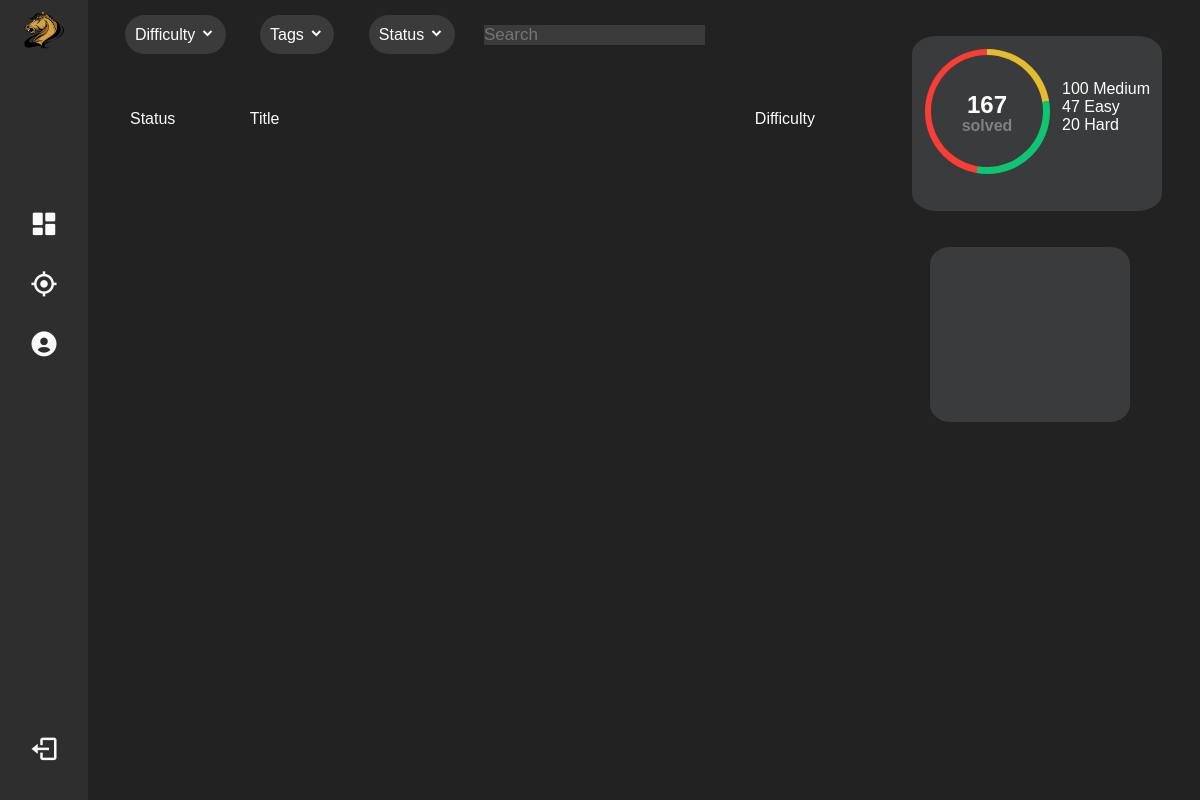
Before: / with the older database file.
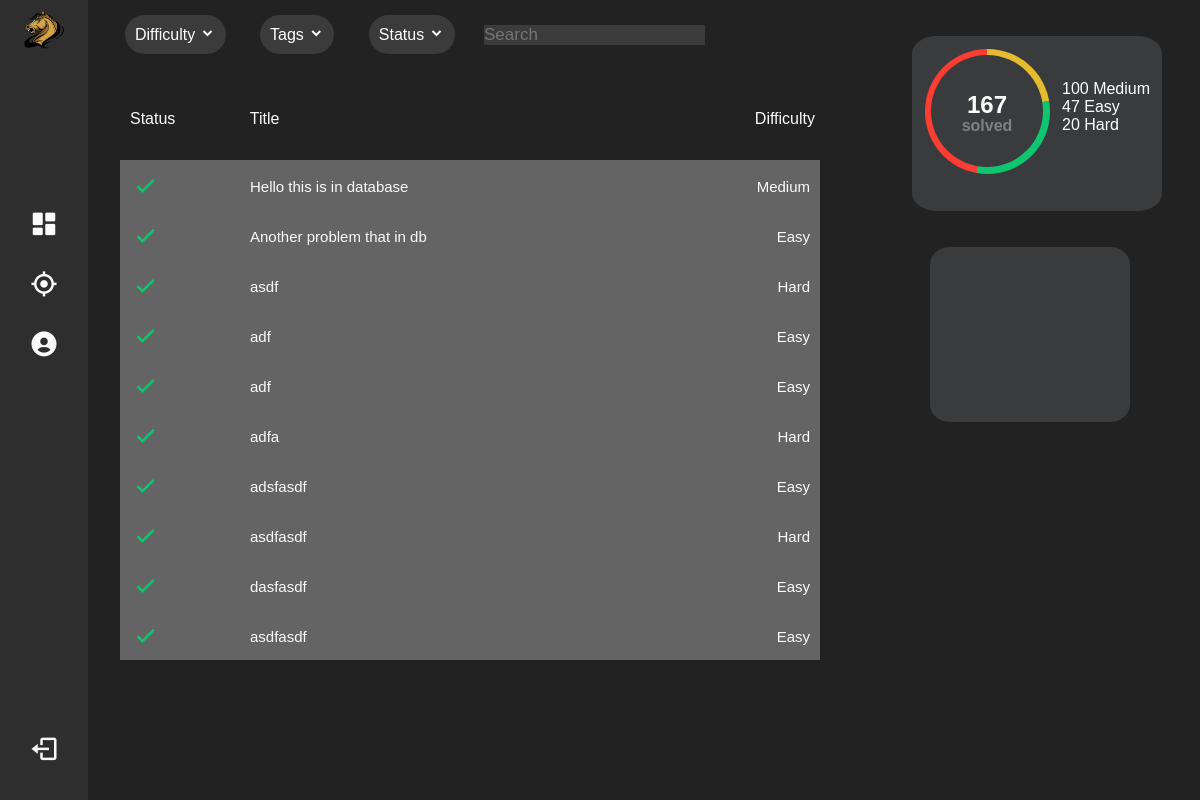
After: the same page with the newer database file.
### problem/models.py (models this page shows)
class Problem(models.Model):
    title = models.CharField(max_length=30)
    content = models.CharField(max_length=500)
    correct_answer = models.CharField(max_length=50)
    difficulty = models.CharField('difficulties', max_length=15, choices=difficulties)

### problem/views.py (the view)
# urls.py: path('', views.problems)
def problems(request):
    problems = Problem.objects.all()[:10]
    context = {'problems': problems}
    return render(request, "index.html", context)

### templates/index.html (shortened to what this page needs)
<!DOCTYPE html>
<html lang="en">
<head>
    {% load static %}
    <link rel="stylesheet" href="{% static '/style.css' %}">
    <link href='https://unpkg.com/boxicons@2.1.1/css/boxicons.min.css' rel='stylesheet'>
    <link rel="stylesheet" href="https://cdnjs.cloudflare.com/ajax/libs/font-awesome/4.7.0/css/font-awesome.min.css">
</head>
<body>
    <nav class="sidebar close">
        <header>
            <div class="image-text">
                <span class="image">
                    {% load static %}
                    <img src="{% static 'horse-logo.png' %}" alt="">
                </span>
            </div>
        </header>
        <div class="menu-bar">
            <div class="menu">
                <ul class="menu-links">
                    <li class="nav-link">
                        <a href="#">
                            <i class='bx bxs-dashboard icon' ></i>
                        </a>
                    </li>
                    <li class="nav-link">
                        <a href="#">
                            <i class='bx bx-target-lock icon'></i>
                        </a>
                    </li>
                    <li class="nav-link">
                        <a href="#">
                            <i class='bx bxs-user-circle icon' ></i>
                        </a>
                    </li>
                </ul>
            </div>
            <div class="bottom-content">
                <li class="">
                    <a href="#">
                        <i class='bx bx-log-out icon' ></i>
                    </a>
                </li>
            </div>
        </div>
    </nav>
    <div class="right-side">
        <div class="filter-bar">
                <div class="dropdown col">
                    <button class="dropbtn">Difficulty <i class='bx bxs-chevron-down' ></i></button>
                </div>
                <div class="dropdown col">
                    <button class="dropbtn">Tags <i class='bx bxs-chevron-down'></i></button>
                </div>
                <div class="dropdown col">
                    <button class="dropbtn">Status <i class='bx bxs-chevron-down'></i></button>
                </div>
                <div class="search-box col">
                    <input type="text" placeholder="Search">
                </div>
        </div>
        <div class="elements-containter" style="color: #fafafa;">
            <div class="elements" style="background-color: #222222">
                <span style="margin-right:10px;margin-left:10px">Status</span>
                <span style="margin-left: 60px;">Title</span>
                <span style="margin-right: 5px; float: right;">Difficulty</span>
            </div>
            {% for problem in problems %}
                <div class="elements" style="background-color: #646464">
                    <span class="problem-status-check"><i class='bx bx-check'></i></span>
                    <span class="problem-title"> {{problem.title}} </span>
                    <span class="problem-difficulty"> {{problem.difficulty}} </span>
                </div>
            {% endfor %}
        </div>
    </div>
    <div class="statistics">
        <div class="solved-statistics">
                <div class="donut"><div class="hole">
                    <div class="solved-number">
                        <span style="font-weight:bold"><span style="font-size:18.0pt; margin: 0%; padding: 0%;">167</span><br>
                            <span style="color:#808080; margin: 0%;">solved</span>
                        </span>
                    </div>
                </div></div>
                <div class="legend">
                    <p>100   Medium</p>
                    <p>47   Easy </p>
                    <p>20   Hard</p>
                </div>
        </div>
        <div class="today-statistics">
        </div>
    </div>
</body>
</html>

### static/style.css (style rules this page uses)
* { margin: 0; padding: 0; box-sizing: border-box; font-family: 'Poppins', sans-serif; }
:root { --body-color: #222222; --sidebar-color: #2e2e2e; --primary-color: #f9af02; --primary-color-light: #F6F5FF; --toggle-color: #fff; --text-color: #707070; --tran-03: all 0.2s ease; --tran-03: all 0.3s ease; --tran-04: all 0.3s ease; --tran-05: all 0.3s ease; }
body { min-height: 100vh; background-color: var(--body-color); transition: var(--tran-05); }
.solved-statistics { border-radius: 10%; margin-left: 20%; margin-top: 10%; background-color: #3a3b3c; width: 250px; height: 175px; }
.today-statistics { border-radius: 10%; margin-left: 25%; margin-top: 10%; background-color: #3a3b3c; width: 200px; height: 175px; }
.donut { width: 125px; height: 125px; border-radius: 50%; margin: 5%; background: conic-gradient( #e5bb2f 0deg 80deg, #0ec672 80deg 190deg, #fc3d33 190deg 360deg ); }
.hole { width: 112px; height: 112px; border-radius: 50%; background: #3a3b3c; z-index: 0; }
.solved-number { height : 100px; line-height: 20px; vertical-align : middle; text-align : center; }
.solved-number span { margin-top: 35%; display : inline-block; vertical-align : middle; }
.donut { display: flex; float: left; align-items: center; justify-content: center; }
.legend { float: left; margin-top: 17.5%; }
* { font-family: arial, sans-serif; box-sizing: border-box; }
.problem-status-check { font-size: 30px; margin-top: 10px; float: left; margin-left: 10px; color: #0ec672; }
.problem-title { font-size: 15px; margin-top: 17.5px; margin-left: 90px; float: left; }
.problem-difficulty { font-size: 15px; margin-right: 10px; float:right; margin-top: 17.5px; }
.sidebar { position: fixed; top: 0; left: 0; height: 100%; width: 250px; padding: 10px 14px; background: var(--sidebar-color); transition: var(--tran-05); z-index: 100; }
.sidebar.close { width: 88px; }
.dropbtn { background-color: #3b3b3b; color: white; padding: 10px; font-size: 16px; border: none; border-radius: 100px }
.dropdown { position: relative; display: inline-block; padding: 15px; }
.elements-containter { padding: 10px; }
.search-box { position: relative; display: inline-block; padding-left: 10px; }
.search-box input[type=text] { border: none; background-color: #3b3b3b; font-size: 17px; }
.filter-bar { background-color: #222222; width: 1000px; height: 100px; }
.elements { width: 100%; height: 50px; background-color: #FFF; }
.statistics { color: #FFF; width: 30%; align-items: center; float: right; height: 100%; background: #222222; overflow: hidden; }
.right-side { width: 60%; float: left; height: 100%; margin-left: 110px; background: #222222; overflow: hidden; }
.right-side:before { content: ""; padding-top: 8%; float: left; }
.sidebar li { height: 50px; list-style: none; display: flex; align-items: center; margin-top: 10px; }
.sidebar header .image, .sidebar .icon { min-width: 60px; border-radius: 6px; }
.sidebar .icon { min-width: 60px; border-radius: 6px; height: 100%; display: flex; align-items: center; justify-content: center; font-size: 30px; }
.sidebar .text, .sidebar .icon { color: #fafafa; transition: var(--tran-03); }
.sidebar header { position: relative; }
.sidebar header .image-text { display: flex; align-items: center; }
.sidebar header .image { display: flex; align-items: center; justify-content: center; }
.sidebar header .image img { width: 40px; border-radius: 6px; }
.sidebar .menu { margin-top: 140px; }
.sidebar li a { list-style: none; height: 100%; background-color: transparent; display: flex; align-items: center; height: 100%; width: 100%; border-radius: 6px; text-decoration: none; transition: var(--tran-03); }
.sidebar .menu-bar { height: calc(100% - 55px); display: flex; flex-direction: column; justify-content: space-between; overflow-y: scroll; }

Changed rows visible on the page:
added Problem: title "Hello this is in database", difficulty "Medium"
added Problem: title "Another problem that in db", difficulty "Easy"
added Problem: title "asdf", difficulty "Hard"
added Problem: title "adf", difficulty "Easy"
added Problem: title "adf", difficulty "Easy"
added Problem: title "adfa", difficulty "Hard"
added Problem: title "adsfasdf", difficulty "Easy"
added Problem: title "asdfasdf", difficulty "Hard"
added Problem: title "dasfasdf", difficulty "Easy"
added Problem: title "asdfasdf", difficulty "Easy"
